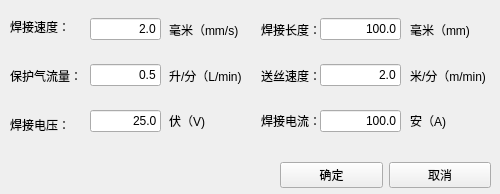
<?xml version="1.0" encoding="UTF-8"?>
<ui version="4.0">
 <class>Weld</class>
 <widget class="QWidget" name="Weld">
  <property name="geometry">
   <rect>
    <x>0</x>
    <y>0</y>
    <width>500</width>
    <height>194</height>
   </rect>
  </property>
  <property name="maximumSize">
   <size>
    <width>520</width>
    <height>200</height>
   </size>
  </property>
  <property name="windowTitle">
   <string>焊接参数设置</string>
  </property>
  <property name="windowIcon">
   <iconset>
    <normaloff>setting_72px.ico</normaloff>setting_72px.ico</iconset>
  </property>
  <widget class="QWidget" name="layoutWidget1">
   <property name="geometry">
    <rect>
     <x>10</x>
     <y>5</y>
     <width>81</width>
     <height>141</height>
    </rect>
   </property>
   <layout class="QVBoxLayout" name="verticalLayout1">
    <item>
     <widget class="QLabel" name="labelWeldSpeed">
      <property name="text">
       <string>焊接速度：</string>
      </property>
     </widget>
    </item>
    <item>
     <widget class="QLabel" name="labelGasFlow">
      <property name="text">
       <string>保护气流量：</string>
      </property>
     </widget>
    </item>
    <item>
     <widget class="QLabel" name="labelWeldVoltage">
      <property name="text">
       <string>焊接电压：</string>
      </property>
     </widget>
    </item>
   </layout>
  </widget>
  <widget class="QWidget" name="layoutWidget2">
   <property name="geometry">
    <rect>
     <x>90</x>
     <y>0</y>
     <width>71</width>
     <height>151</height>
    </rect>
   </property>
   <layout class="QVBoxLayout" name="verticalLayout2">
    <item>
     <widget class="QLineEdit" name="lineEditWeldSpeed">
      <property name="text">
       <string>2.0</string>
      </property>
      <property name="alignment">
       <set>Qt::AlignRight|Qt::AlignTrailing|Qt::AlignVCenter</set>
      </property>
     </widget>
    </item>
    <item>
     <widget class="QLineEdit" name="lineEditGasFlow">
      <property name="text">
       <string>0.5</string>
      </property>
      <property name="alignment">
       <set>Qt::AlignRight|Qt::AlignTrailing|Qt::AlignVCenter</set>
      </property>
     </widget>
    </item>
    <item>
     <widget class="QLineEdit" name="lineEditWeldVoltage">
      <property name="text">
       <string>25.0</string>
      </property>
      <property name="alignment">
       <set>Qt::AlignRight|Qt::AlignTrailing|Qt::AlignVCenter</set>
      </property>
     </widget>
    </item>
   </layout>
  </widget>
  <widget class="QWidget" name="layoutWidget3">
   <property name="geometry">
    <rect>
     <x>169</x>
     <y>10</y>
     <width>81</width>
     <height>131</height>
    </rect>
   </property>
   <layout class="QVBoxLayout" name="verticalLayout3">
    <item>
     <widget class="QLabel" name="unit1">
      <property name="text">
       <string>毫米（mm/s)</string>
      </property>
     </widget>
    </item>
    <item>
     <widget class="QLabel" name="unit3">
      <property name="text">
       <string>升/分（L/min)</string>
      </property>
     </widget>
    </item>
    <item>
     <widget class="QLabel" name="unit5">
      <property name="text">
       <string>伏（V)</string>
      </property>
     </widget>
    </item>
   </layout>
  </widget>
  <widget class="QWidget" name="layoutWidget4">
   <property name="geometry">
    <rect>
     <x>261</x>
     <y>10</y>
     <width>62</width>
     <height>131</height>
    </rect>
   </property>
   <layout class="QVBoxLayout" name="verticalLayout4">
    <item>
     <widget class="QLabel" name="labelWeldDistance">
      <property name="text">
       <string>焊接长度：</string>
      </property>
     </widget>
    </item>
    <item>
     <widget class="QLabel" name="labelWireRate">
      <property name="text">
       <string>送丝速度：</string>
      </property>
     </widget>
    </item>
    <item>
     <widget class="QLabel" name="labelWeldCurrent">
      <property name="text">
       <string>焊接电流：</string>
      </property>
     </widget>
    </item>
   </layout>
  </widget>
  <widget class="QWidget" name="layoutWidget5">
   <property name="geometry">
    <rect>
     <x>320</x>
     <y>0</y>
     <width>81</width>
     <height>151</height>
    </rect>
   </property>
   <layout class="QVBoxLayout" name="verticalLayout5">
    <item>
     <widget class="QLineEdit" name="lineEditWeldDistance">
      <property name="text">
       <string>100.0</string>
      </property>
      <property name="alignment">
       <set>Qt::AlignRight|Qt::AlignTrailing|Qt::AlignVCenter</set>
      </property>
     </widget>
    </item>
    <item>
     <widget class="QLineEdit" name="lineEditWireRate">
      <property name="text">
       <string>2.0</string>
      </property>
      <property name="alignment">
       <set>Qt::AlignRight|Qt::AlignTrailing|Qt::AlignVCenter</set>
      </property>
     </widget>
    </item>
    <item>
     <widget class="QLineEdit" name="lineEditWeldCurrent">
      <property name="text">
       <string>100.0</string>
      </property>
      <property name="alignment">
       <set>Qt::AlignRight|Qt::AlignTrailing|Qt::AlignVCenter</set>
      </property>
     </widget>
    </item>
   </layout>
  </widget>
  <widget class="QWidget" name="layoutWidget6">
   <property name="geometry">
    <rect>
     <x>410</x>
     <y>10</y>
     <width>80</width>
     <height>131</height>
    </rect>
   </property>
   <layout class="QVBoxLayout" name="verticalLayout6">
    <item>
     <widget class="QLabel" name="unit2">
      <property name="text">
       <string>毫米（mm)</string>
      </property>
     </widget>
    </item>
    <item>
     <widget class="QLabel" name="unit4">
      <property name="text">
       <string>米/分（m/min)</string>
      </property>
     </widget>
    </item>
    <item>
     <widget class="QLabel" name="unit6">
      <property name="text">
       <string>安（A)</string>
      </property>
     </widget>
    </item>
   </layout>
  </widget>
  <widget class="QWidget" name="layoutWidget">
   <property name="geometry">
    <rect>
     <x>280</x>
     <y>160</y>
     <width>211</width>
     <height>31</height>
    </rect>
   </property>
   <layout class="QHBoxLayout" name="horizontalLayout">
    <item>
     <widget class="QPushButton" name="confirmPushButton">
      <property name="text">
       <string>确定</string>
      </property>
     </widget>
    </item>
    <item>
     <widget class="QPushButton" name="pushButtonCancel">
      <property name="text">
       <string>取消</string>
      </property>
     </widget>
    </item>
   </layout>
  </widget>
 </widget>
 <resources/>
 <connections/>
</ui>
